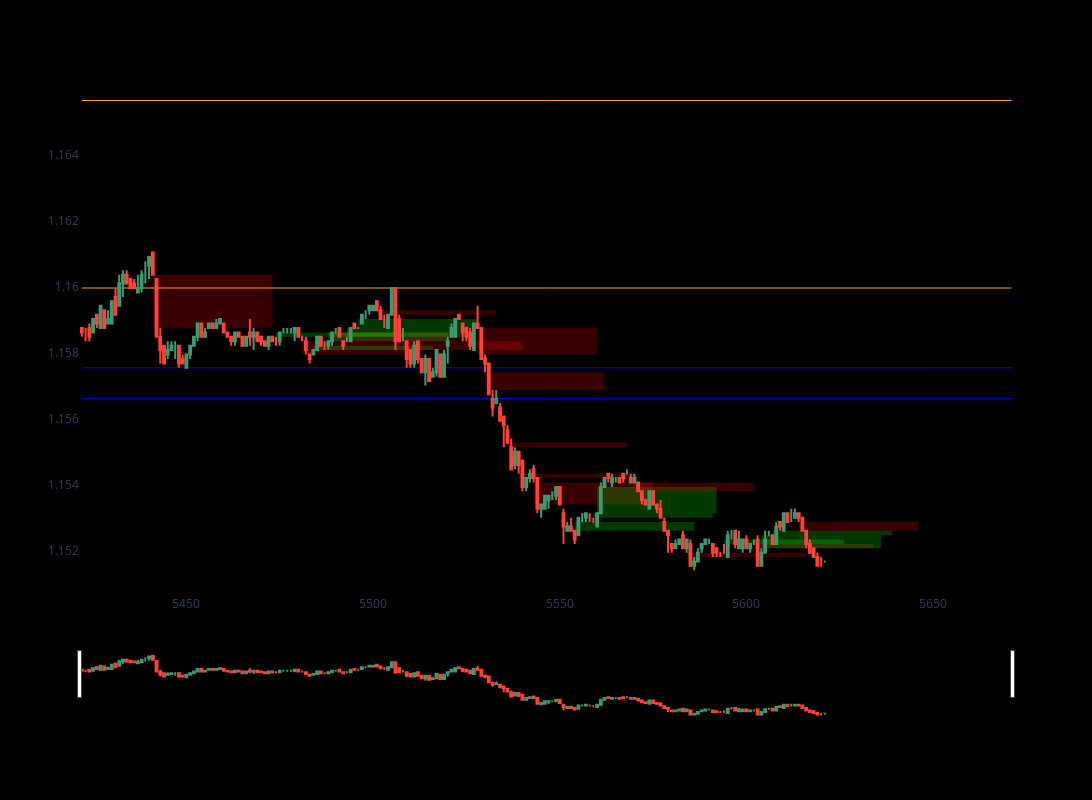

The cell this chart's notebook holds for it:
### Markdown cell above
Support and Resistance on 1h drawn on 15m chart with FVG

### Code cell
import pandas as pd
import plotly.graph_objects as go
# Assuming data_1hour and data_15min are already loaded DataFrames, and
# 'key_levels' are tuples/lists of (time_or_index, price)


# --- Extract clean S/R levels from 1H and map them by timestamp ---
sr_levels = []

for i, row in data_1hour.iterrows():
    if row["key_levels"] is None:
        continue

    # Use .get() for safe column access
    ts = row.get("Datetime") or row.get("Gmt time")
    if ts is None:  # Skip if no valid timestamp
        continue

    # Support
    for (_, s_price) in row["key_levels"].get("support", []):
        sr_levels.append({
            "timestamp": ts,
            "price": s_price,
            "type": "support"
        })

    # Resistance
    for (_, r_price) in row["key_levels"].get("resistance", []):
        sr_levels.append({
            "timestamp": ts,
            "price": r_price,
            "type": "resistance"
        })

# Convert to DataFrame for easier merge
sr_df = pd.DataFrame(sr_levels)


# Merge S/R into 15m chart
# Initialize columns with empty lists
data_15min["sr_support"] = [[] for _ in range(len(data_15min))]
data_15min["sr_resistance"] = [[] for _ in range(len(data_15min))]

for i, row in data_15min.iterrows():
    # Use .get() for safe column access
    t = row.get("Datetime") or row.get("Gmt time")
    if t is None:  # Skip if no valid timestamp
        continue

    # Filter S/R levels that occurred before or at the current timestamp 't'
    matching = sr_df[sr_df["timestamp"] <= t]

    supports = matching[matching["type"] == "support"]["price"].tolist()
    resistances = matching[matching["type"] == "resistance"]["price"].tolist()

    # Store only the latest 10 levels
    data_15min.at[i, "sr_support"] = supports[-10:]
    data_15min.at[i, "sr_resistance"] = resistances[-10:]


# Use .copy() to avoid SettingWithCopyWarning
dfpl = data_15min.tail(200).copy()

fig = go.Figure()

# 15m Candles
fig.add_trace(go.Candlestick(
    x=dfpl.index,
    open=dfpl["Open"],
    high=dfpl["High"],
    low=dfpl["Low"],
    close=dfpl["Close"],
    name="15m Candles"
))

# --- FVG Zones ---
for _, row in dfpl.iterrows():
    if isinstance(row["FVG"], tuple):
        fvg_type, start, end, index = row["FVG"]
        color = "rgba(0,255,0,0.3)" if fvg_type == "bullish" else "rgba(255,0,0,0.3)"
        fig.add_shape(
            type="rect",
            x0=index - 2,
            x1=index + 30,
            y0=start,
            y1=end,
            fillcolor=color,
            opacity=0.75,
            layer="below",
            line=dict(width=0),
        )


# --- ADD 1-HOUR SUPPORT & RESISTANCE ON 15M CHART (Optimized) ---

# 1. Collect all UNIQUE S/R prices from the visible data
all_supports = set()
all_resistances = set()

for _, row in dfpl.iterrows():
    all_supports.update(row["sr_support"])
    all_resistances.update(row["sr_resistance"])


# 2. Draw each UNIQUE S/R line ONCE
x_min = dfpl.index.min()
x_max = dfpl.index.max() + 50  # Max extent used in original code

# Support
for s_price in all_supports:
    fig.add_shape(
        type="line",
        x0=x_min,
        x1=x_max,
        y0=s_price,
        y1=s_price,
        line=dict(color="blue", width=1),
        layer="below"
    )

# Resistance
for r_price in all_resistances:
    fig.add_shape(
        type="line",
        x0=x_min,
        x1=x_max,
        y0=r_price,
        y1=r_price,
        line=dict(color="orange", width=1),
        layer="below"
    )


fig.update_layout(width=1200, height=800,
                  xaxis=dict(showgrid=False),
                  yaxis=dict(showgrid=False),
                  plot_bgcolor='black',
                  paper_bgcolor='black')

fig.show()

### Figure 1 — Plotly figure (JSON) as saved in the notebook; plotly's stock layout.template omitted (floating-point values rounded to 4 significant figures; data arrays with more than 128 entries replaced by an {"elided": "..."} marker saying what was removed)
{"data": [{"close": {"elided": "200 float values"}, "high": {"elided": "200 float values"}, "low": {"elided": "200 float values"}, "name": "15m Candles", "open": {"elided": "200 float values"}, "type": "candlestick", "x": {"elided": "200 int values"}}], "layout": {"height": 800, "paper_bgcolor": "black", "plot_bgcolor": "black", "shapes": [{"fillcolor": "rgba(255,0,0,0.3)", "layer": "below", "line": {"width": 0}, "opacity": 0.75, "type": "rect", "x0": 5441, "x1": 5473, "y0": 1.16, "y1": 1.159}, {"fillcolor": "rgba(0,255,0,0.3)", "layer": "below", "line": {"width": 0}, "opacity": 0.75, "type": "rect", "x0": 5474, "x1": 5506, "y0": 1.158, "y1": 1.159}, {"fillcolor": "rgba(255,0,0,0.3)", "layer": "below", "line": {"width": 0}, "opacity": 0.75, "type": "rect", "x0": 5481, "x1": 5513, "y0": 1.158, "y1": 1.158}, {"fillcolor": "rgba(0,255,0,0.3)", "layer": "below", "line": {"width": 0}, "opacity": 0.75, "type": "rect", "x0": 5484, "x1": 5516, "y0": 1.158, "y1": 1.158}, {"fillcolor": "rgba(0,255,0,0.3)", "layer": "below", "line": {"width": 0}, "opacity": 0.75, "type": "rect", "x0": 5488, "x1": 5520, "y0": 1.158, "y1": 1.159}, {"fillcolor": "rgba(255,0,0,0.3)", "layer": "below", "line": {"width": 0}, "opacity": 0.75, "type": "rect", "x0": 5490, "x1": 5522, "y0": 1.159, "y1": 1.158}, {"fillcolor": "rgba(0,255,0,0.3)", "layer": "below", "line": {"width": 0}, "opacity": 0.75, "type": "rect", "x0": 5493, "x1": 5525, "y0": 1.158, "y1": 1.159}, {"fillcolor": "rgba(0,255,0,0.3)", "layer": "below", "line": {"width": 0}, "opacity": 0.75, "type": "rect", "x0": 5496, "x1": 5528, "y0": 1.159, "y1": 1.159}, {"fillcolor": "rgba(255,0,0,0.3)", "layer": "below", "line": {"width": 0}, "opacity": 0.75, "type": "rect", "x0": 5501, "x1": 5533, "y0": 1.159, "y1": 1.159}, {"fillcolor": "rgba(255,0,0,0.3)", "layer": "below", "line": {"width": 0}, "opacity": 0.75, "type": "rect", "x0": 5508, "x1": 5540, "y0": 1.158, "y1": 1.158}, {"fillcolor": "rgba(255,0,0,0.3)", "layer": "below", "line": {"width": 0}, "opacity": 0.75, "type": "rect", "x0": 5528, "x1": 5560, "y0": 1.159, "y1": 1.158}, {"fillcolor": "rgba(255,0,0,0.3)", "layer": "below", "line": {"width": 0}, "opacity": 0.75, "type": "rect", "x0": 5530, "x1": 5562, "y0": 1.157, "y1": 1.157}, {"fillcolor": "rgba(255,0,0,0.3)", "layer": "below", "line": {"width": 0}, "opacity": 0.75, "type": "rect", "x0": 5536, "x1": 5568, "y0": 1.155, "y1": 1.155}, {"fillcolor": "rgba(255,0,0,0.3)", "layer": "below", "line": {"width": 0}, "opacity": 0.75, "type": "rect", "x0": 5539, "x1": 5571, "y0": 1.154, "y1": 1.154}, {"fillcolor": "rgba(255,0,0,0.3)", "layer": "below", "line": {"width": 0}, "opacity": 0.75, "type": "rect", "x0": 5543, "x1": 5575, "y0": 1.154, "y1": 1.153}, {"fillcolor": "rgba(0,255,0,0.3)", "layer": "below", "line": {"width": 0}, "opacity": 0.75, "type": "rect", "x0": 5554, "x1": 5586, "y0": 1.153, "y1": 1.153}, {"fillcolor": "rgba(0,255,0,0.3)", "layer": "below", "line": {"width": 0}, "opacity": 0.75, "type": "rect", "x0": 5559, "x1": 5591, "y0": 1.153, "y1": 1.153}, {"fillcolor": "rgba(0,255,0,0.3)", "layer": "below", "line": {"width": 0}, "opacity": 0.75, "type": "rect", "x0": 5560, "x1": 5592, "y0": 1.153, "y1": 1.154}, {"fillcolor": "rgba(255,0,0,0.3)", "layer": "below", "line": {"width": 0}, "opacity": 0.75, "type": "rect", "x0": 5570, "x1": 5602, "y0": 1.154, "y1": 1.154}, {"fillcolor": "rgba(255,0,0,0.3)", "layer": "below", "line": {"width": 0}, "opacity": 0.75, "type": "rect", "x0": 5584, "x1": 5616, "y0": 1.152, "y1": 1.152}, {"fillcolor": "rgba(0,255,0,0.3)", "layer": "below", "line": {"width": 0}, "opacity": 0.75, "type": "rect", "x0": 5594, "x1": 5626, "y0": 1.152, "y1": 1.152}, {"fillcolor": "rgba(255,0,0,0.3)", "layer": "below", "line": {"width": 0}, "opacity": 0.75, "type": "rect", "x0": 5602, "x1": 5634, "y0": 1.152, "y1": 1.152}, {"fillcolor": "rgba(0,255,0,0.3)", "layer": "below", "line": {"width": 0}, "opacity": 0.75, "type": "rect", "x0": 5604, "x1": 5636, "y0": 1.152, "y1": 1.152}, {"fillcolor": "rgba(0,255,0,0.3)", "layer": "below", "line": {"width": 0}, "opacity": 0.75, "type": "rect", "x0": 5607, "x1": 5639, "y0": 1.152, "y1": 1.153}, {"fillcolor": "rgba(255,0,0,0.3)", "layer": "below", "line": {"width": 0}, "opacity": 0.75, "type": "rect", "x0": 5614, "x1": 5646, "y0": 1.153, "y1": 1.153}, {"layer": "below", "line": {"color": "blue", "width": 1}, "type": "line", "x0": 5422, "x1": 5671, "y0": 1.157, "y1": 1.157}, {"layer": "below", "line": {"color": "blue", "width": 1}, "type": "line", "x0": 5422, "x1": 5671, "y0": 1.158, "y1": 1.158}, {"layer": "below", "line": {"color": "orange", "width": 1}, "type": "line", "x0": 5422, "x1": 5671, "y0": 1.166, "y1": 1.166}, {"layer": "below", "line": {"color": "orange", "width": 1}, "type": "line", "x0": 5422, "x1": 5671, "y0": 1.16, "y1": 1.16}], "width": 1200, "xaxis": {"showgrid": false}, "yaxis": {"showgrid": false}}}
